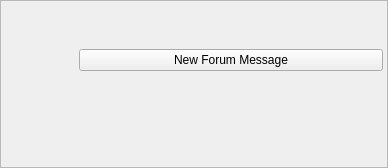
<ui version="4.0" >
 <class>GroupChatToaster</class>
 <widget class="QWidget" name="GroupChatToaster" >
  <property name="geometry" >
   <rect>
    <x>0</x>
    <y>0</y>
    <width>388</width>
    <height>168</height>
   </rect>
  </property>
  <layout class="QGridLayout" >
   <property name="leftMargin" >
    <number>0</number>
   </property>
   <property name="topMargin" >
    <number>0</number>
   </property>
   <property name="rightMargin" >
    <number>0</number>
   </property>
   <property name="bottomMargin" >
    <number>0</number>
   </property>
   <property name="horizontalSpacing" >
    <number>0</number>
   </property>
   <property name="verticalSpacing" >
    <number>0</number>
   </property>
   <item row="0" column="0" >
    <widget class="QFrame" name="windowFrame" >
     <property name="frameShape" >
      <enum>QFrame::StyledPanel</enum>
     </property>
     <property name="frameShadow" >
      <enum>QFrame::Raised</enum>
     </property>
     <layout class="QGridLayout" >
      <property name="leftMargin" >
       <number>0</number>
      </property>
      <property name="topMargin" >
       <number>0</number>
      </property>
      <property name="rightMargin" >
       <number>0</number>
      </property>
      <property name="bottomMargin" >
       <number>0</number>
      </property>
      <property name="horizontalSpacing" >
       <number>0</number>
      </property>
      <property name="verticalSpacing" >
       <number>0</number>
      </property>
      <item row="0" column="0" >
       <layout class="QGridLayout" >
        <property name="leftMargin" >
         <number>0</number>
        </property>
        <property name="topMargin" >
         <number>0</number>
        </property>
        <property name="rightMargin" >
         <number>0</number>
        </property>
        <property name="bottomMargin" >
         <number>0</number>
        </property>
        <property name="horizontalSpacing" >
         <number>0</number>
        </property>
        <property name="verticalSpacing" >
         <number>0</number>
        </property>
        <item row="0" column="2" >
         <widget class="QPushButton" name="closeButton" >
          <property name="minimumSize" >
           <size>
            <width>18</width>
            <height>18</height>
           </size>
          </property>
          <property name="maximumSize" >
           <size>
            <width>18</width>
            <height>18</height>
           </size>
          </property>
          <property name="icon" >
           <iconset resource="../images.qrc" >:/images/close-down.png</iconset>
          </property>
          <property name="iconSize" >
           <size>
            <width>16</width>
            <height>16</height>
           </size>
          </property>
          <property name="flat" >
           <bool>true</bool>
          </property>
         </widget>
        </item>
        <item row="0" column="1" >
         <spacer>
          <property name="orientation" >
           <enum>Qt::Horizontal</enum>
          </property>
          <property name="sizeHint" >
           <size>
            <width>225</width>
            <height>22</height>
           </size>
          </property>
         </spacer>
        </item>
       </layout>
      </item>
      <item row="1" column="0" >
       <layout class="QGridLayout" >
        <property name="leftMargin" >
         <number>4</number>
        </property>
        <property name="rightMargin" >
         <number>4</number>
        </property>
        <property name="horizontalSpacing" >
         <number>0</number>
        </property>
        <property name="verticalSpacing" >
         <number>0</number>
        </property>
        <item rowspan="3" row="0" column="0" >
         <widget class="QLabel" name="pixmaplabel" >
          <property name="minimumSize" >
           <size>
            <width>74</width>
            <height>74</height>
           </size>
          </property>
          <property name="maximumSize" >
           <size>
            <width>74</width>
            <height>74</height>
           </size>
          </property>
          <property name="styleSheet" >
           <string>border-image: url(:/images/avatar_background.png);</string>
          </property>
          <property name="text" >
           <string/>
          </property>
          <property name="pixmap" >
           <pixmap resource="../images.qrc" >:/images/konversation128.png</pixmap>
          </property>
          <property name="scaledContents" >
           <bool>true</bool>
          </property>
          <property name="alignment" >
           <set>Qt::AlignCenter</set>
          </property>
         </widget>
        </item>
        <item row="0" column="1" >
         <spacer>
          <property name="orientation" >
           <enum>Qt::Horizontal</enum>
          </property>
          <property name="sizeHint" >
           <size>
            <width>121</width>
            <height>20</height>
           </size>
          </property>
         </spacer>
        </item>
        <item row="1" column="1" >
         <widget class="QPushButton" name="messageButton" >
          <property name="font" >
           <font/>
          </property>
          <property name="styleSheet" >
           <string>color: qlineargradient(x1: 0, y1: 0, x2: 0, y2: 1,
                                     stop: 0 #49881F, stop: 1 #49881F );</string>
          </property>
          <property name="text" >
           <string>New Forum Message</string>
          </property>
         </widget>
        </item>
        <item row="2" column="1" >
         <spacer>
          <property name="orientation" >
           <enum>Qt::Horizontal</enum>
          </property>
          <property name="sizeHint" >
           <size>
            <width>121</width>
            <height>20</height>
           </size>
          </property>
         </spacer>
        </item>
       </layout>
      </item>
      <item row="2" column="0" >
       <layout class="QGridLayout" >
        <property name="topMargin" >
         <number>6</number>
        </property>
        <item row="0" column="0" >
         <spacer>
          <property name="orientation" >
           <enum>Qt::Horizontal</enum>
          </property>
          <property name="sizeHint" >
           <size>
            <width>81</width>
            <height>20</height>
           </size>
          </property>
         </spacer>
        </item>
        <item row="0" column="1" >
         <widget class="QLabel" name="messageLabel" >
          <property name="text" >
           <string/>
          </property>
         </widget>
        </item>
        <item row="0" column="2" >
         <spacer>
          <property name="orientation" >
           <enum>Qt::Horizontal</enum>
          </property>
          <property name="sizeHint" >
           <size>
            <width>131</width>
            <height>20</height>
           </size>
          </property>
         </spacer>
        </item>
       </layout>
      </item>
      <item row="3" column="0" >
       <spacer>
        <property name="orientation" >
         <enum>Qt::Vertical</enum>
        </property>
        <property name="sizeHint" >
         <size>
          <width>384</width>
          <height>61</height>
         </size>
        </property>
       </spacer>
      </item>
     </layout>
    </widget>
   </item>
  </layout>
 </widget>
 <tabstops>
  <tabstop>messageButton</tabstop>
  <tabstop>closeButton</tabstop>
 </tabstops>
 <resources>
  <include location="../images.qrc" />
 </resources>
 <connections/>
</ui>
